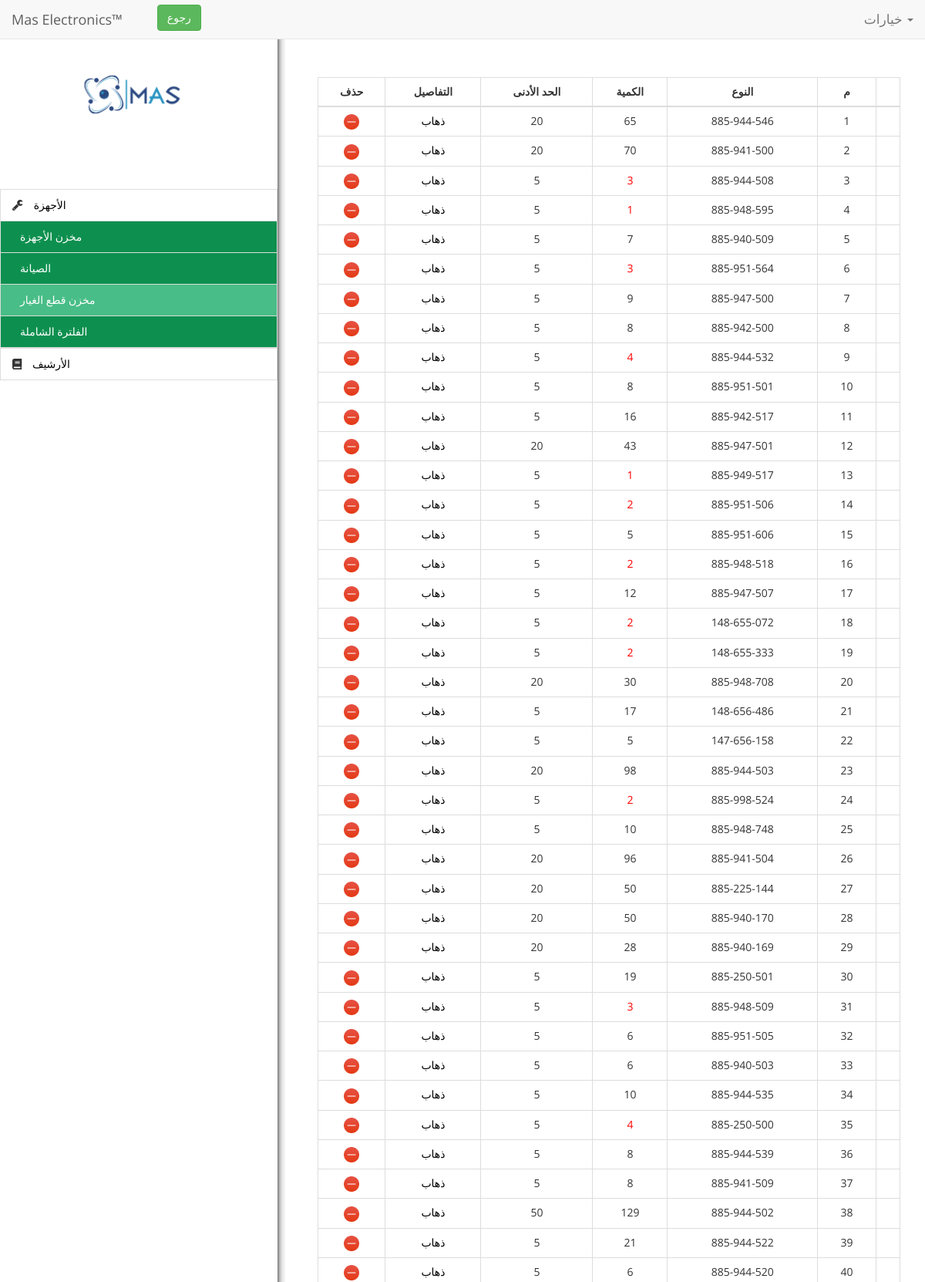
Screenshot of /devices/sparepart-inventory/ (upper part) with the database file from the repository.
### devices/models.py (models this page shows, shortened)
class Sparepart(TimeStampedModel):
    name = models.CharField(max_length=300)
    count = models.IntegerField()
    minimum_qty = models.IntegerField()
    @property
    def count_lt_min_class(self):
        return 'expense-td' if self.count < self.minimum_qty else ''

### devices/views.py (the view)
def sparepart_inventory_list(request):
    data = get_abstract_data()
    data['spareparts'] = Sparepart.objects.filter(deleted=False)
    return render(request, 'devices/sparepart-inventory-list.html', context=data)

### abstract/utils.py (called while the page is built)
def get_abstract_data(view=None):
    return {}

### devices/templates/devices/sparepart-inventory-list.html (shortened to what this page needs)
{% extends 'base.html' %}
{% load static %}
{% block body %}
<table id="sparepart-inventory-table" class="table table-bordered" dir="rtl" data-item-type='sparepart'>
    <thead style="text-align:center">
        <tr>
            <th></th>
            <th>م</th>
            <th class="sortable" data-criteria="type"><span class='sort-carat'>&#9660;</span>النوع</th>
            <th>الكمية</th>
            <th>الحد الأدنى</th>
            <th>التفاصيل</th>
            <th>حذف</th>
        </tr>
    </thead>
    <tbody>
        {% for sparepart in spareparts %}
        <tr data-pk="{{ sparepart.pk }}" name='{{ sparepart.name }}'>
            <td></td>
            <td>{{ forloop.counter }}</td>
            <td class="editable-locked" data-input-type="text" data-field-name="name">{{ sparepart.name }}</td>
            <td class="editable-locked {{ sparepart.count_lt_min_class }}" data-input-type="number" data-field-name="count">{{ sparepart.count }}</td>
            <td class="editable-locked" data-input-type="number" data-field-name="minimum_qty">{{ sparepart.minimum_qty }}</td>
            <td><a href="{{ sparepart.pk }}/">ذهاب</a></td>
            <td><img src="{% static 'images/remove.png' %}" class="icon remove-sparepart" data-pk="{{ sparepart.pk }}"></td>
        </tr>
        {% endfor %}
    </tbody>
</table>
{% endblock %}

### static/css/base.css (style rules this page uses)
* { font-family: "Open Sans" }
td, th { text-align: center }
.icon { width: 20px; height: 20px; cursor: pointer }
.sortable { cursor: pointer }
.expense-td { color: red; }

### accounts/static/accounts/css/dashboard.css (style rules this page uses)
body { overflow: hidden; font-family: 'Mukta Malar', sans-serif; background-color: whitesmoke !important; -webkit-print-color-adjust: exact }
a, a:hover, a:focus { color: black; text-decoration: none }

### static/css/print-style.css (style rules this page uses)
body { background-color: whitesmoke !important; }

### rows the page displays
Sparepart: name "885-944-546", count "65", minimum_qty "20"
Sparepart: name "885-941-500", count "70", minimum_qty "20"
Sparepart: name "885-944-508", count "3", minimum_qty "5"
Sparepart: name "885-948-595", count "1", minimum_qty "5"
Sparepart: name "885-940-509", count "7", minimum_qty "5"
Sparepart: name "885-951-564", count "3", minimum_qty "5"
Sparepart: name "885-947-500", count "9", minimum_qty "5"
Sparepart: name "885-942-500", count "8", minimum_qty "5"
Sparepart: name "885-944-532", count "4", minimum_qty "5"
Sparepart: name "885-951-501", count "8", minimum_qty "5"
Sparepart: name "885-942-517", count "16", minimum_qty "5"
Sparepart: name "885-947-501", count "43", minimum_qty "20"
Sparepart: name "885-949-517", count "1", minimum_qty "5"
Sparepart: name "885-951-506", count "2", minimum_qty "5"
Sparepart: name "885-951-606", count "5", minimum_qty "5"
Sparepart: name "885-948-518", count "2", minimum_qty "5"
Sparepart: name "885-947-507", count "12", minimum_qty "5"
Sparepart: name "148-655-072", count "2", minimum_qty "5"
Sparepart: name "148-655-333", count "2", minimum_qty "5"
Sparepart: name "885-948-708", count "30", minimum_qty "20"
Sparepart: name "148-656-486", count "17", minimum_qty "5"
Sparepart: name "147-656-158", count "5", minimum_qty "5"
Sparepart: name "885-944-503", count "98", minimum_qty "20"
Sparepart: name "885-998-524", count "2", minimum_qty "5"
Sparepart: name "885-948-748", count "10", minimum_qty "5"
Sparepart: name "885-941-504", count "96", minimum_qty "20"
Sparepart: name "885-225-144", count "50", minimum_qty "20"
Sparepart: name "885-940-170", count "50", minimum_qty "20"
Sparepart: name "885-940-169", count "28", minimum_qty "20"
Sparepart: name "885-250-501", count "19", minimum_qty "5"
Sparepart: name "885-948-509", count "3", minimum_qty "5"
Sparepart: name "885-951-505", count "6", minimum_qty "5"
Sparepart: name "885-940-503", count "6", minimum_qty "5"
Sparepart: name "885-944-535", count "10", minimum_qty "5"
Sparepart: name "885-250-500", count "4", minimum_qty "5"
Sparepart: name "885-944-539", count "8", minimum_qty "5"
Sparepart: name "885-941-509", count "8", minimum_qty "5"
Sparepart: name "885-944-502", count "129", minimum_qty "50"
Sparepart: name "885-944-522", count "21", minimum_qty "5"
Sparepart: name "885-944-520", count "6", minimum_qty "5"
